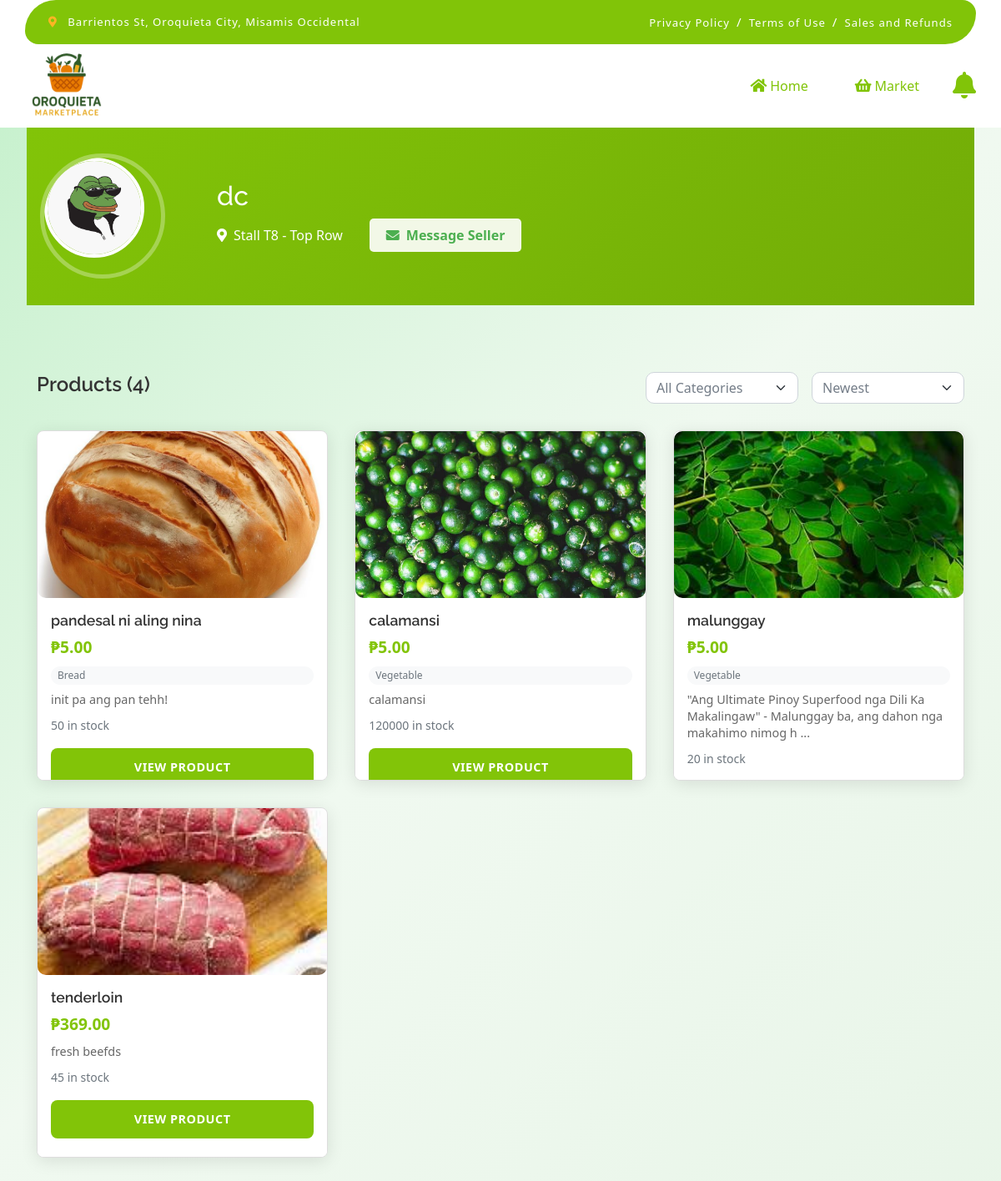
The app's page /customer/view_stall.php?seller_id=20 with its own data.
### tables this page shows
CREATE TABLE `sellers` (
  `id` int(11) NOT NULL,
  `username` varchar(50) NOT NULL,
  `email` varchar(100) NOT NULL,
  `password` varchar(255) NOT NULL,
  `first_name` varchar(50) DEFAULT NULL,
  `last_name` varchar(50) DEFAULT NULL,
  `phone` varchar(20) DEFAULT NULL,
  `address` text DEFAULT NULL,
  `profile_image` varchar(255) DEFAULT NULL,
  `facebook_url` varchar(255) DEFAULT NULL,
  `is_active` tinyint(1) DEFAULT 1,
  `status` enum('pending','approved','rejected','suspended') DEFAULT 'pending',
  `created_at` timestamp NOT NULL DEFAULT current_timestamp(),
  `updated_at` timestamp NOT NULL DEFAULT current_timestamp() ON UPDATE current_timestamp()
);

CREATE TABLE `seller_applications` (
  `id` int(11) NOT NULL,
  `seller_id` int(11) NOT NULL,
  `business_name` varchar(255) NOT NULL,
  `business_phone` varchar(20) NOT NULL,
  `tax_id` varchar(50) DEFAULT NULL,
  `documents_submitted` text DEFAULT NULL,
  `selected_stall` varchar(10) DEFAULT NULL,
  `status` enum('pending','approved','rejected') DEFAULT 'pending',
  `admin_notes` text DEFAULT NULL,
  `created_at` timestamp NOT NULL DEFAULT current_timestamp(),
  `updated_at` timestamp NOT NULL DEFAULT current_timestamp() ON UPDATE current_timestamp()
);

CREATE TABLE `stalls` (
  `id` int(11) NOT NULL,
  `stall_number` varchar(20) NOT NULL,
  `floor_number` int(11) NOT NULL,
  `section` varchar(50) NOT NULL,
  `size` decimal(10,2) NOT NULL,
  `monthly_rent` decimal(10,2) NOT NULL,
  `status` enum('available','occupied','maintenance','reserved') DEFAULT 'available',
  `current_seller_id` int(11) DEFAULT NULL,
  `description` text DEFAULT NULL,
  `amenities` text DEFAULT NULL,
  `created_at` timestamp NOT NULL DEFAULT current_timestamp(),
  `updated_at` timestamp NOT NULL DEFAULT current_timestamp() ON UPDATE current_timestamp()
);

CREATE TABLE `products` (
  `id` int(11) NOT NULL,
  `seller_id` int(11) NOT NULL,
  `category_id` int(11) DEFAULT NULL,
  `name` varchar(255) NOT NULL,
  `description` text DEFAULT NULL,
  `price` decimal(10,2) NOT NULL,
  `stock_quantity` int(11) NOT NULL DEFAULT 0,
  `unit_of_measurement` enum('kilo','gram','pound','dozen','bundle','piece','pack','liter') NOT NULL,
  `is_featured` tinyint(1) DEFAULT 0,
  `is_active` tinyint(1) DEFAULT 1,
  `created_at` timestamp NOT NULL DEFAULT current_timestamp(),
  `updated_at` timestamp NOT NULL DEFAULT current_timestamp() ON UPDATE current_timestamp()
);

CREATE TABLE `product_images` (
  `id` int(11) NOT NULL,
  `product_id` int(11) NOT NULL,
  `image_path` varchar(255) NOT NULL,
  `is_primary` tinyint(1) DEFAULT 0,
  `display_order` int(11) DEFAULT 0,
  `created_at` timestamp NOT NULL DEFAULT current_timestamp()
);

CREATE TABLE `categories` (
  `id` int(11) NOT NULL,
  `name` varchar(100) NOT NULL,
  `description` text DEFAULT NULL,
  `parent_id` int(11) DEFAULT NULL,
  `image` varchar(255) DEFAULT NULL,
  `is_active` tinyint(1) DEFAULT 1,
  `created_at` timestamp NOT NULL DEFAULT current_timestamp(),
  `updated_at` timestamp NOT NULL DEFAULT current_timestamp() ON UPDATE current_timestamp()
);

### customer/view_stall.php (the view, shortened to what this page needs)
<?php
require_once 'header.php';
require_once '../includes/db_connect.php';
$seller_id = isset($_GET['seller_id']) ? (int)$_GET['seller_id'] : 0;
$seller_query = "
    SELECT s.*, sa.business_name, st.stall_number, st.section
    FROM sellers s
    LEFT JOIN seller_applications sa ON s.id = sa.seller_id AND sa.status = 'approved'
    LEFT JOIN stalls st ON s.id = st.current_seller_id
    WHERE s.id = ? AND s.status = 'approved' AND s.is_active = 1
";
$stmt = $pdo->prepare($seller_query);
$stmt->execute([$seller_id]);
$seller = $stmt->fetch(PDO::FETCH_ASSOC);
$category_filter = isset($_GET['category']) ? $_GET['category'] : 'all';
$sort_filter = isset($_GET['sort']) ? $_GET['sort'] : 'newest';
$page = isset($_GET['page']) ? max(1, (int)$_GET['page']) : 1;
$products_per_page = 9;
$offset = ($page - 1) * $products_per_page;
$where_conditions = ["p.seller_id = ?"];
$params = [$seller_id];
$where_clause = implode(" AND ", $where_conditions);
$order_by = "p.created_at DESC";
switch ($sort_filter) {
    case 'newest':
    default:
        $order_by = "p.created_at DESC";
        break;
}
$products_query = "
    SELECT p.*, c.name as category_name, pi.image_path
    FROM products p
    LEFT JOIN categories c ON p.category_id = c.id
    LEFT JOIN product_images pi ON p.id = pi.product_id AND pi.is_primary = 1
    WHERE $where_clause AND p.is_active = 1
    ORDER BY $order_by
    LIMIT ? OFFSET ?
";
$params[] = $products_per_page;
$params[] = $offset;
$stmt = $pdo->prepare($products_query);
$stmt->execute($params);
$products = $stmt->fetchAll(PDO::FETCH_ASSOC);
$count_query = "
    SELECT COUNT(*) as total
    FROM products p
    LEFT JOIN categories c ON p.category_id = c.id
    WHERE $where_clause AND p.is_active = 1
";
$count_params = array_slice($params, 0, -2);
$stmt = $pdo->prepare($count_query);
$stmt->execute($count_params);
$total_products = $stmt->fetch(PDO::FETCH_ASSOC)['total'];
?>
<div class="main-content">
    <div class="stall-container">
        <div class="seller-profile-banner">
            <div class="profile-info">
                <div class="profile-image">
                    <img src="<?php echo !empty($seller['profile_image']) ? '../' . htmlspecialchars($seller['profile_image']) : '../assets/img/avatar.jpg'; ?>"
                         alt="<?php echo htmlspecialchars($seller['first_name'] . ' ' . $seller['last_name']); ?>"
                         class="rounded-circle">
                </div>
                <div class="profile-details">
                    <h1 class="seller-name">
                        <?php echo htmlspecialchars($seller['business_name'] ?: $seller['first_name'] . ' ' . $seller['last_name']); ?>
                    </h1>
                    <div class="seller-meta">
                        <div class="location">
                            <i class="fas fa-map-marker-alt"></i>
                            <span><?php echo htmlspecialchars($seller['stall_number'] ? 'Stall ' . $seller['stall_number'] . ' - ' . $seller['section'] : 'Location TBA'); ?></span>
                        </div>
                        <button class="btn btn-light message-seller-btn" onclick="contactSeller('<?php echo htmlspecialchars($seller['email']); ?>', '<?php echo htmlspecialchars($seller['phone']); ?>')">
                            <i class="fas fa-envelope me-2"></i>Message Seller
                        </button>
                    </div>
                </div>
            </div>
        </div>
        <div class="products-section container py-5">
            <div class="section-header">
                <h2>Products (<?php echo $total_products; ?>)</h2>
                <div class="filters">
                    <select class="form-select" onchange="filterProducts(this.value, 'category')">
                        <option value="all" <?php echo $category_filter === 'all' ? 'selected' : ''; ?>>All Categories</option>
                    </select>
                    <select class="form-select" onchange="filterProducts(this.value, 'sort')">
                        <option value="newest" <?php echo $sort_filter === 'newest' ? 'selected' : ''; ?>>Newest</option>
                    </select>
                </div>
            </div>
            <?php if (empty($products)): ?>
                <div class="no-products text-center py-5">
                    <i class="fas fa-box-open fa-3x text-muted mb-3"></i>
                    <h3 class="text-muted">No Products Found</h3>
                    <p class="text-muted">This seller hasn't added any products yet or no products match your filters.</p>
                </div>
            <?php else: ?>
                <div class="products-grid">
                    <?php foreach ($products as $product): ?>
                        <div class="product-card">
                            <div class="product-image">
                                <img src="<?php echo !empty($product['image_path']) ? '../' . htmlspecialchars($product['image_path']) : '../assets/img/default-product.jpg'; ?>"
                                     alt="<?php echo htmlspecialchars($product['name']); ?>">
                            </div>
                            <div class="product-info">
                                <h3 class="product-name"><?php echo htmlspecialchars($product['name']); ?></h3>
                                <p class="product-price">₱<?php echo number_format($product['price'], 2); ?></p>
                                <?php if (!empty($product['category_name'])): ?>
                                    <span class="product-category"><?php echo htmlspecialchars($product['category_name']); ?></span>
                                <?php endif; ?>
                                <p class="product-description">
                                    <?php echo htmlspecialchars(substr($product['description'] ?: 'No description available', 0, 100)); ?>
                                    <?php echo strlen($product['description'] ?: '') > 100 ? '...' : ''; ?>
                                </p>
                                <div class="product-stock">
                                    <small class="text-muted">
                                        <?php if ($product['stock_quantity'] > 0): ?>
                                            <?php echo $product['stock_quantity']; ?> in stock
                                        <?php else: ?>
                                            Out of stock
                                        <?php endif; ?>
                                    </small>
                                </div>
                                <button class="btn btn-primary view-product-btn"
                                        onclick="viewProduct(<?php echo $product['id']; ?>)"
                                        <?php echo $product['stock_quantity'] <= 0 ? 'disabled' : ''; ?>>
                                    <?php echo $product['stock_quantity'] > 0 ? 'View Product' : 'Out of Stock'; ?>
                                </button>
                            </div>
                        </div>
                    <?php endforeach; ?>
                </div>
            <?php endif; ?>
        </div>
    </div>
</div>
</body>
</html>

### customer/css/view_product.css (style rules this page uses)
.product-image { width: 100%; border-radius: 10px; overflow: hidden; }
.product-image img { width: 100%; height: auto; object-fit: cover; }
.product-name { font-size: 2rem; color: #333; margin-bottom: 15px; }
.product-price { font-size: 1.5rem; color: #4CAF50; font-weight: bold; }
.product-description { color: #666; line-height: 1.6; }

### customer/css/view_stall.css (style rules this page uses)
.seller-profile-banner { background: linear-gradient(135deg, #4CAF50 0%, #45a049 100%); padding: 40px 0; color: white; margin-bottom: 30px; }
.profile-info { max-width: 1200px; margin: 0 auto; padding: 0 20px; display: flex; align-items: center; gap: 30px; }
.profile-image { width: 150px; height: 150px; border-radius: 50%; overflow: hidden; border: 5px solid rgba(255, 255, 255, 0.3); }
.profile-image img { width: 100%; height: 100%; object-fit: cover; }
.profile-details { flex: 1; }
.seller-name { font-size: 2.5rem; margin-bottom: 10px; color: white; }
.seller-meta { display: flex; gap: 20px; align-items: center; }
.message-seller-btn { background-color: rgba(255, 255, 255, 0.9); color: #4CAF50; border: none; padding: 8px 20px; border-radius: 5px; font-weight: 500; transition: all 0.3s ease; }
.location { display: flex; align-items: center; gap: 5px; }
.products-section { max-width: 1200px; margin: 0 auto; }
.section-header { display: flex; justify-content: space-between; align-items: center; margin-bottom: 30px; }
.filters { display: flex; gap: 15px; }
.form-select { min-width: 150px; }
.products-grid { display: grid; grid-template-columns: repeat(auto-fill, minmax(300px, 1fr)); gap: 30px; margin-bottom: 40px; }
.product-card { background: white; border-radius: 10px; overflow: hidden; box-shadow: 0 2px 4px rgba(0, 0, 0, 0.1); transition: transform 0.3s ease; }
.product-image { width: 100%; height: 200px; overflow: hidden; }
.product-image img { width: 100%; height: 100%; object-fit: cover; }
.product-info { padding: 20px; }
.product-name { font-size: 1.2rem; margin-bottom: 10px; color: #333; }
.product-price { font-size: 1.3rem; font-weight: bold; color: #4CAF50; margin-bottom: 10px; }
.product-description { color: #666; font-size: 0.9rem; margin-bottom: 15px; line-height: 1.4; }
.view-product-btn { width: 100%; background-color: #4CAF50; border: none; }

### assets/css/style.css (style rules this page uses)
.btn { font-weight: 600; transition: .5s; }

### customer/css/index.css (style rules this page uses)
* { margin: 0; padding: 0; box-sizing: border-box; }
body { font-family: 'Segoe UI', Tahoma, Geneva, Verdana, sans-serif; background: linear-gradient(135deg, #c3f0ca 0%, #f0f9f0 50%, #e8f5e8 100%); background-attachment: fixed; display: flex; min-height: 100vh; color: #333; padding-top: 120px; }
.main-content { flex: 1; padding: 2rem; overflow-x: hidden; margin-top: 0; }
.section-header { display: flex; justify-content: space-between; align-items: center; margin-bottom: 1.5rem; }
.section-header h2 { font-size: 1.5rem; font-weight: 600; color: #333; }
.products-grid { display: grid; grid-template-columns: repeat(auto-fit, minmax(280px, 1fr)); gap: 1.5rem; margin-bottom: 2rem; }
.product-card { background: white; border-radius: 20px; overflow: hidden; transition: all 0.3s ease; box-shadow: 0 4px 20px rgba(0,0,0,0.1); position: relative; width: 100%; height: 420px; display: flex; flex-direction: column; }
.product-image { position: relative; height: 180px; overflow: hidden; flex-shrink: 0; }
.product-image img { width: 100%; height: 100%; object-fit: cover; transition: transform 0.3s ease; }
.product-info { padding: 1.5rem; flex: 1; display: flex; flex-direction: column; background: white; }
.product-name { font-size: 1.1rem; font-weight: 600; margin-bottom: 0.5rem; color: #333; margin-top: 0; }
.view-product-btn { background: #8b5cf6; color: white; border: none; padding: 0.75rem 1.5rem; border-radius: 8px; font-weight: 600; font-size: 0.9rem; cursor: pointer; transition: all 0.3s ease; text-transform: uppercase; letter-spacing: 0.5px; }
.product-card, .discount-card, .category-item, .order-item { animation: fadeInUp 0.6s ease forwards; }
.product-card:nth-child(1) { animation-delay: 0.1s; }
.product-card:nth-child(2) { animation-delay: 0.2s; }
.product-card:nth-child(3) { animation-delay: 0.3s; }
.product-card:nth-child(4) { animation-delay: 0.4s; }
.seller-name { color: #52c41a; font-weight: 500; }

### records on screen
sellers: profile_image (picture), seller_applications.business_name "dc", stalls.stall_number+section "Stall T8 - Top Row"
products: product_images.image_path (picture), name "pandesal ni aling nina", price "5.00", category.name "Bread", description "init pa ang pan tehh!", stock_quantity "50", shows "VIEW PRODUCT"
products: product_images.image_path (picture), name "calamansi", price "5.00", category.name "Vegetable", description "calamansi", stock_quantity "120000", shows "VIEW PRODUCT"
products: product_images.image_path (picture), name "malunggay", price "5.00", category.name "Vegetable", description "\"Ang Ultimate Pinoy Superfood nga Dili Ka Makalingaw\" - Malunggay ba, ang dahon nga makahimo nimog h", stock_quantity "20"
product_images: image_path (picture), product.name "tenderloin", product.price "369.00", product.description "fresh beefds", product.stock_quantity "45", shows "VIEW PRODUCT"

### other values on screen
$total_products "4"
